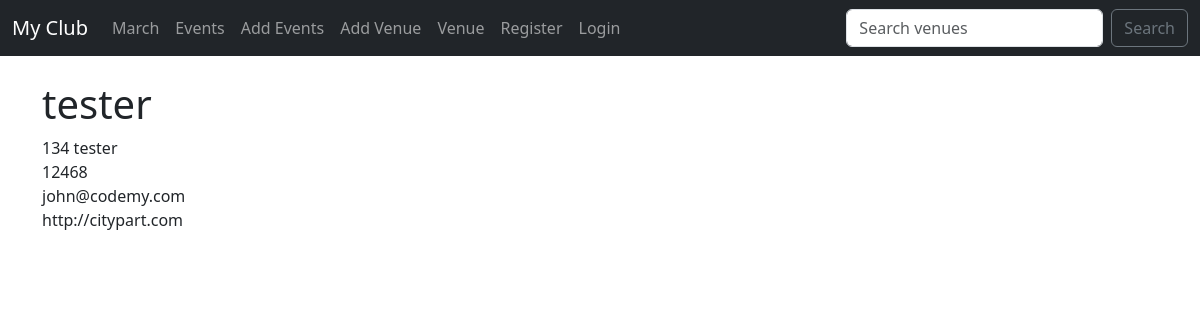
Screenshot of /show_venue/4 with the database file from the repository.
### events/models.py (models this page shows)
class Venue(models.Model):
    name = models.CharField("Venue name", max_length=120)
    address =models.CharField(max_length=300)
    zip_code=models.CharField(max_length=15)
    phone = models.CharField('Contact Phone',max_length=25,blank=True)
    web =models.URLField(blank=True)
    email_address =models.EmailField("Email Address",blank=True)
    def __str__(self):
        return self.name

### events/views.py (the view)
# urls.py: path('show_venue/<venue_id>',views.show_venue,name='show-venue'),
def show_venue(request,venue_id):
     venue =Venue.objects.get(pk=venue_id)
     return render(request, 'events/show_venue.html',{"venue": venue})

### events/templates/events/show_venue.html
{% extends "events/base.html" %} {% block content %}
<h1>{{venue}} </h1>
{{venue.address}} <br>
{{venue.zip_code}} <br>
{{venue.email_address}} <br>
{{venue.web}}
{% endblock content %}

### rows the page displays
Venue: name "tester", address "134 tester", zip_code "12468", email_address "john@codemy.com", web "http://citypart.com"
